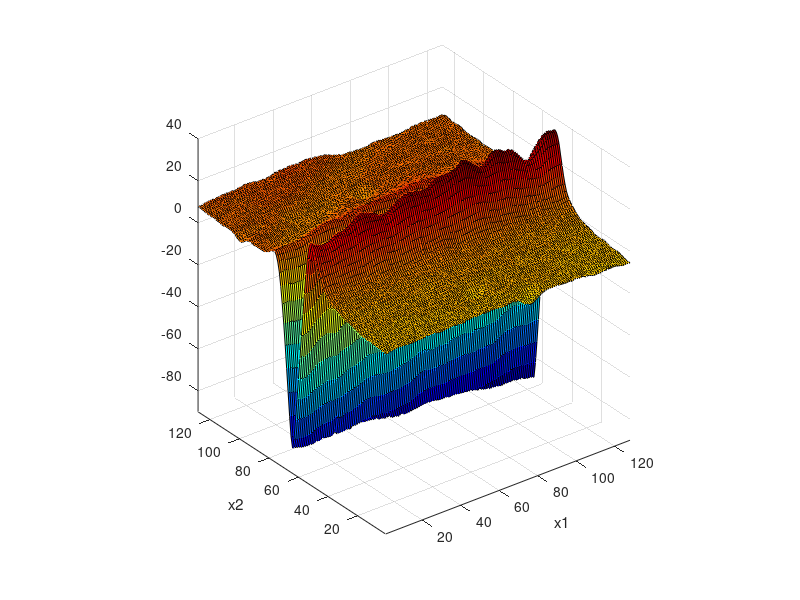
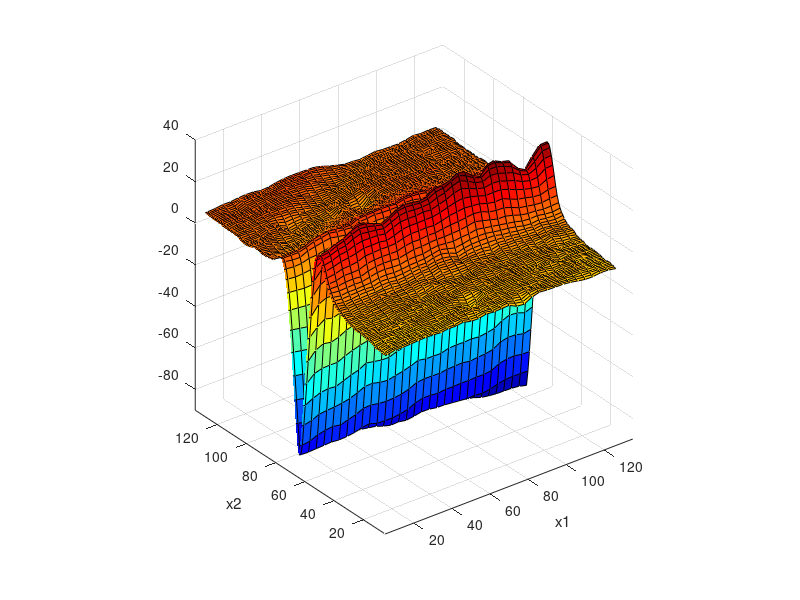

Write MATLAB code to recreate these figures, in order. (Note: this script raises an error after producing the figures.)
% delaunayTriangulation interpolation
% zhouweiyan 20180925
clear
close all
clc
load groove1.mat
figure
surf(groove);colormap(jet)
% view([0 -90])
axis equal
xlim([1,128]);ylim([1,128]);zlim([-90,40]);
xlabel('x1');ylabel('x2');

%% data preparation
% train set
x1_train=2:4:128; x2_train=1:128;
[X1_train,X2_train]=meshgrid(x1_train,x2_train);
X_train=[X1_train(:),X2_train(:)];
y_train=groove(x2_train,x1_train);
y_train=y_train(:);
figure
surf(X1_train,X2_train,reshape(y_train,length(x2_train),length(x1_train)));colormap(jet)
axis equal
xlabel('x1');ylabel('x2');zlim([-90,40]);

P=X_train;
DT=delaunayTriangulation(P);
% triplot(DT)
V=y_train;

% test set
x1_test=min(x1_train):max(x1_train);x2_test=min(x2_train):max(x2_train);
[X1_test,X2_test]=meshgrid(x1_test,x2_test);
X_test=[X1_test(:),X2_test(:)];
y_test_ideal=groove(x2_test,x1_test);

Pq=X_test;
%% linear interplotation
[ti,bc]=pointLocation(DT,Pq);
triVals=V(DT(ti,:));
Vq=dot(bc',triVals')';
m=Vq;
figure
surf(X1_test,X2_test,reshape(m,length(x2_test),length(x1_test)))
colormap(jet)
axis equal
xlim([min(x1_train),max(x1_train)]);ylim([min(x2_train),max(x2_train)]);zlim([-90,40]);
xlabel('x1');ylabel('x2');
view(3)

%% Error analysis
range=max(groove(:))-min(groove(:));
% NRMSD=sqrt(sum(m-y_test_ideal(:)).^2)/range
% max(m-y_test_ideal(:))

m_a=reshape(m,length(x2_test),length(x1_test));
% m_a=m_a(1:256,4:252);y_test_ideal_a=y_test_ideal(1:256,4:252);    % cut
% the boundary of x1

figure
surf(y_test_ideal-m_a);   % surf(y_test_ideal_a-m_a,'FaceAlpha',0.1); 
zlim([-90,40]);
NRMSD=sqrt(sum((m_a(:)-y_test_ideal(:)).^2))/range
max(abs(m_a(:)-y_test_ideal(:)))
PSNR=max(y_test_ideal(:))*sqrt(length(x1_test)*length(x2_test))/sqrt(sum((m_a(:)-y_test_ideal(:)).^2))
